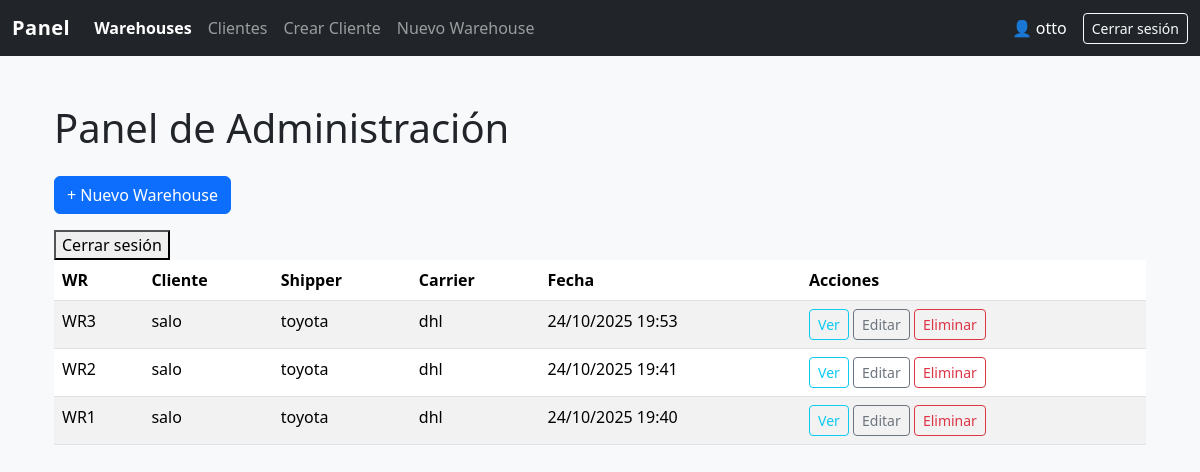
Page /admin-panel/ (signed in) on the committed database.
### core/models.py (models this page shows, shortened)
class Warehouse(models.Model):
    STATUS = [
        ('PENDIENTE', 'Pendiente'),
        ('LISTO', 'Listo')
    ]
    cliente = models.ForeignKey(User, on_delete=models.CASCADE)
    wr_number = models.CharField(max_length=30, unique=True, primary_key=True)
    shipper = models.CharField(max_length=100)
    carrier = models.CharField(max_length=100)
    container_number = models.CharField(max_length=100, null=True)
    created_at = models.DateTimeField(auto_now_add=True)
    weight_lbs = models.FloatField(null=True)
    weight_kgs = models.FloatField()
    status = models.CharField(max_length=20, choices=STATUS, null=True)
    uploaded_file = models.FileField(upload_to='warehouse_files/', blank=True, null=True)

### core/views.py (the view)
# urls.py: path('admin-panel/', views.admin_panel, name='admin_panel'),
@login_required(login_url='login')
def admin_panel(request):
    if not request.user.is_staff:
        return redirect("index")
    warehouses = Warehouse.objects.all().order_by('-created_at')
    return render(request, 'admin_panel.html', {
        'warehouses': warehouses,
    })

### templates/admin_panel.html (shortened to what this page needs)
{% extends "panel/base.html" %}
{% block content %}
<div class="container mt-4">
  <h1 class="mb-4">Panel de Administración</h1>
  <a href="{% url 'create_warehouse' %}" class="btn btn-primary mb-3">+ Nuevo Warehouse</a>
  <form method="POST" action="{% url 'logout' %}">
    <div>
        <button type="submit">Cerrar sesión</button>
        </div>
    </form>
  <table class="table table-striped table-hover">
    <thead>
      <tr>
        <th>WR</th>
        <th>Cliente</th>
        <th>Shipper</th>
        <th>Carrier</th>
        <th>Fecha</th>
        <th>Acciones</th>
      </tr>
    </thead>
    <tbody>
      {% for w in warehouses %}
      <tr>
        <td>WR{{ w.wr_number }}</td>
        <td>{{ w.cliente.username }}</td>
        <td>{{ w.shipper }}</td>
        <td>{{ w.carrier }}</td>
        <td>{{ w.created_at|date:"d/m/Y H:i" }}</td>
        <td>
          <a href="{% url 'warehouse_detail' w.wr_number %}" class="btn btn-sm btn-outline-info">Ver</a>
          <a href="{% url 'edit_warehouse' w.wr_number %}" class="btn btn-sm btn-outline-secondary">Editar</a>
          <a href="{% url 'delete_warehouse' w.wr_number %}" class="btn btn-sm btn-outline-danger">Eliminar</a>
        </td>
      </tr>
      {% empty %}
      <tr><td colspan="6" class="text-center text-muted">No hay warehouses registrados</td></tr>
      {% endfor %}
    </tbody>
  </table>
</div>
{% endblock %}

### templates/panel/base.html (shortened to what this page needs)
{% load static %}
<!doctype html>
<html lang="es">
<head>
  <link href="https://cdn.jsdelivr.net/npm/bootstrap@5.3.3/dist/css/bootstrap.min.css" rel="stylesheet">
</head>
<body>
  <nav class="navbar navbar-expand-lg navbar-dark bg-dark">
    <div class="container-fluid">
      <a class="navbar-brand" href="{% url 'admin_panel' %}">Panel</a>
      <div class="collapse navbar-collapse" id="navbarNav">
        <ul class="navbar-nav me-auto">
          <li class="nav-item">
            <a class="nav-link {% if request.resolver_match.url_name == 'admin_panel' %}active{% endif %}" href="{% url 'admin_panel' %}">Warehouses</a>
          </li>
          <li class="nav-item">
            <a class="nav-link {% if request.resolver_match.url_name == 'clients_list' %}active{% endif %}" href="{% url 'clients_list' %}">Clientes</a>
          </li>
          <li class="nav-item">
            <a class="nav-link {% if request.resolver_match.url_name == 'quick_create_client' %}active{% endif %}" href="{% url 'quick_create_client' %}">Crear Cliente</a>
          </li>
          <li class="nav-item">
            <a class="nav-link {% if request.resolver_match.url_name == 'create_warehouse' %}active{% endif %}" href="{% url 'create_warehouse' %}">Nuevo Warehouse</a>
          </li>
        </ul>
        <span class="navbar-text text-white me-3">
          👤 {{ request.user.username }}
        </span>
        <form method="post" action="{% url 'logout' %}" class="d-inline">
          <button class="btn btn-outline-light btn-sm" type="submit">Cerrar sesión</button>
        </form>
      </div>
    </div>
  </nav>
  <main class="container mt-4">
    {% block content %}
    {% endblock %}
  </main>
</body>
</html>

### templates/panel/base.html (style rules this page uses)
body { background-color: #f8f9fa; min-height: 100vh; display: flex; flex-direction: column; }
main { flex: 1; padding-bottom: 2rem; }
.navbar-brand { font-weight: 600; letter-spacing: 0.5px; }
.nav-link.active { font-weight: 600; color: #fff !important; }

### rows in the picture
Warehouse: wr_number "3", cliente.username "salo", shipper "toyota", carrier "dhl", created_at "24/10/2025 19:53"
Warehouse: wr_number "2", cliente.username "salo", shipper "toyota", carrier "dhl", created_at "24/10/2025 19:41"
Warehouse: wr_number "1", cliente.username "salo", shipper "toyota", carrier "dhl", created_at "24/10/2025 19:40"

### other values in the picture
{{ request.user.username }} "otto"
